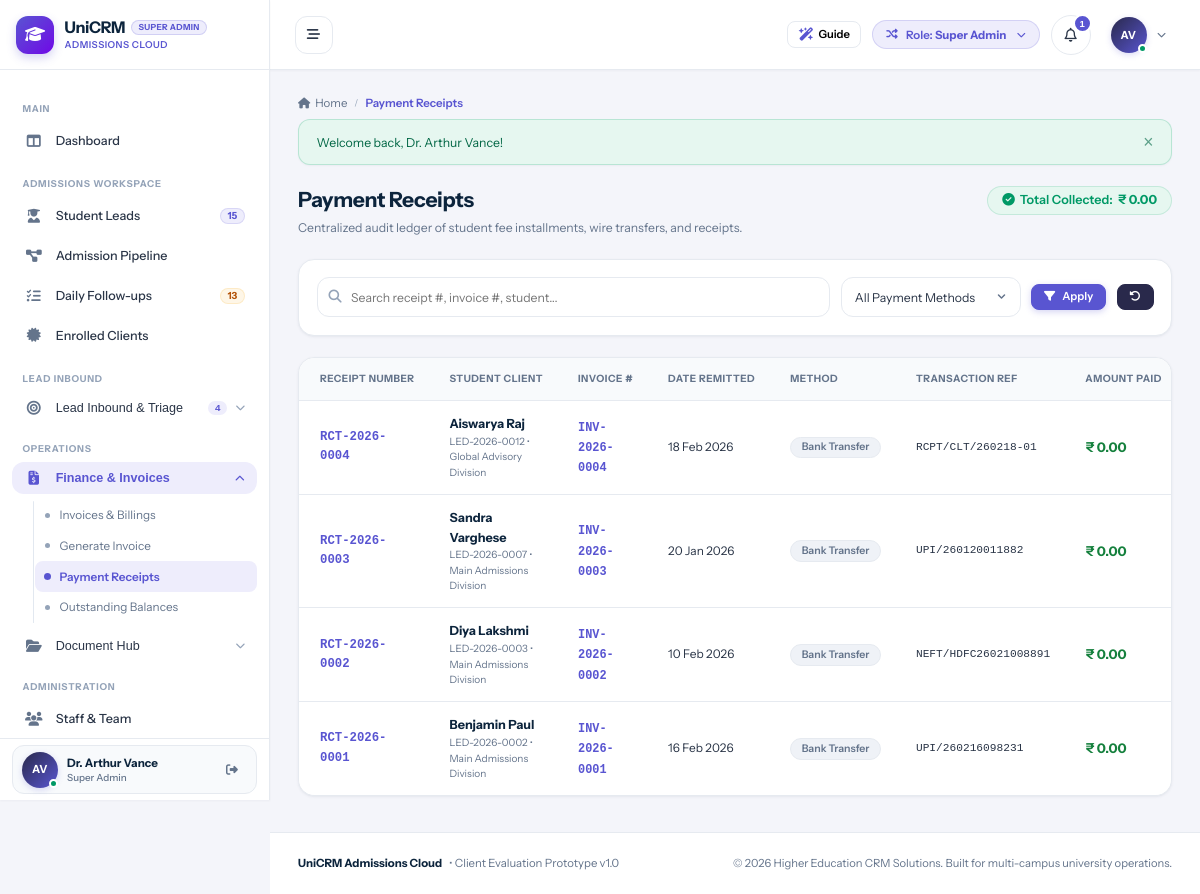
Page /finance/payments.php (signed in) on the committed database.
### tables this page shows
CREATE TABLE `users` (
  `id` int(11) NOT NULL AUTO_INCREMENT,
  `branch_id` int(11) DEFAULT NULL,
  `role_id` int(11) NOT NULL,
  `manager_id` int(11) DEFAULT NULL,
  `reporting_manager_id` int(11) DEFAULT NULL,
  `name` varchar(150) NOT NULL,
  `email` varchar(150) NOT NULL,
  `password` varchar(255) NOT NULL,
  `phone` varchar(50) DEFAULT NULL,
  `designation` varchar(100) DEFAULT NULL,
  `avatar` varchar(255) DEFAULT NULL,
  `status` enum('Active','Inactive') DEFAULT 'Active',
  `created_at` datetime DEFAULT current_timestamp(),
  `updated_at` datetime DEFAULT NULL ON UPDATE current_timestamp(),
  PRIMARY KEY (`id`),
  UNIQUE KEY `email` (`email`),
  KEY `idx_branch` (`branch_id`),
  KEY `idx_role` (`role_id`),
  KEY `idx_manager` (`manager_id`)
);

CREATE TABLE `roles` (
  `id` int(11) NOT NULL AUTO_INCREMENT,
  `name` varchar(50) NOT NULL,
  `label` varchar(100) NOT NULL,
  `description` text DEFAULT NULL,
  `created_at` datetime DEFAULT current_timestamp(),
  PRIMARY KEY (`id`),
  UNIQUE KEY `name` (`name`)
);

CREATE TABLE `payments` (
  `id` int(11) NOT NULL AUTO_INCREMENT,
  `receipt_number` varchar(50) DEFAULT NULL,
  `invoice_id` int(11) NOT NULL,
  `lead_id` int(11) NOT NULL,
  `branch_id` int(11) NOT NULL,
  `payment_date` date NOT NULL,
  `amount_paid` decimal(12,2) NOT NULL,
  `amount` decimal(12,2) DEFAULT 0.00,
  `payment_mode` enum('Cash','Bank Transfer','Online / UPI') NOT NULL,
  `payment_method` varchar(50) DEFAULT 'Bank Transfer',
  `transaction_reference` varchar(100) DEFAULT NULL,
  `notes` text DEFAULT NULL,
  `received_by` int(11) NOT NULL,
  `recorded_by` int(11) DEFAULT NULL,
  `created_at` datetime DEFAULT current_timestamp(),
  PRIMARY KEY (`id`),
  KEY `idx_invoice` (`invoice_id`),
  KEY `idx_lead` (`lead_id`),
  KEY `idx_branch` (`branch_id`)
);

CREATE TABLE `leads` (
  `id` int(11) NOT NULL AUTO_INCREMENT,
  `lead_code` varchar(30) NOT NULL,
  `full_name` varchar(150) NOT NULL,
  `phone` varchar(50) DEFAULT NULL,
  `mobile_number` varchar(50) NOT NULL,
  `phone_normalized` varchar(20) NOT NULL,
  `alternate_phone` varchar(50) DEFAULT NULL,
  `dob` date DEFAULT NULL,
  `gender` enum('Male','Female','Other') DEFAULT 'Other',
  `email` varchar(150) DEFAULT NULL,
  `permanent_address` text DEFAULT NULL,
  `city` varchar(100) DEFAULT NULL,
  `state` varchar(100) DEFAULT NULL,
  `country` varchar(100) DEFAULT 'India',
  `branch_id` int(11) NOT NULL,
  `assigned_counselor_id` int(11) DEFAULT NULL,
  `highest_qualification` varchar(100) DEFAULT NULL,
  `passing_college` varchar(200) DEFAULT NULL,
  `college_name` varchar(200) DEFAULT NULL,
  `passout_year` int(11) DEFAULT NULL,
  `year_of_passing` int(11) DEFAULT NULL,
  `percentage` decimal(5,2) DEFAULT NULL,
  `backlogs_count` int(11) DEFAULT 0,
  `has_passport` enum('Yes','No','Applied') DEFAULT 'No',
  `passport_number` varchar(50) DEFAULT NULL,
  `passport_expiry` date DEFAULT NULL,
  `pan_number` varchar(30) DEFAULT NULL,
  `has_ielts` enum('Yes','No','Awaiting Result','Not Attempted') DEFAULT 'No',
  `has_pte` enum('Yes','No','Awaiting Result','Not Attempted') DEFAULT 'No',
  `has_toefl` enum('Yes','No','Awaiting Result','Not Attempted') DEFAULT 'No',
  `english_test` varchar(50) DEFAULT 'None',
  `english_score` varchar(50) DEFAULT NULL,
  `score_listening` decimal(4,1) DEFAULT NULL,
  `score_reading` decimal(4,1) DEFAULT NULL,
  `score_writing` decimal(4,1) DEFAULT NULL,
  `score_speaking` decimal(4,1) DEFAULT NULL,
  `work_experience_years` decimal(4,1) DEFAULT 0.0,
  `notes` text DEFAULT NULL,
  `ielts_overall` decimal(3,1) DEFAULT NULL,
  `ielts_listening` decimal(3,1) DEFAULT NULL,
  `ielts_reading` decimal(3,1) DEFAULT NULL,
  `ielts_writing` decimal(3,1) DEFAULT NULL,
  `ielts_speaking` decimal(3,1) DEFAULT NULL,
  `pte_overall` int(11) DEFAULT NULL,
  `pte_listening` int(11) DEFAULT NULL,
  `pte_reading` int(11) DEFAULT NULL,
  `pte_writing` int(11) DEFAULT NULL,
  `pte_speaking` int(11) DEFAULT NULL,
  `target_country` varchar(100) DEFAULT NULL,
  `preferred_country` varchar(100) DEFAULT NULL,
  `target_university` varchar(200) DEFAULT NULL,
  `target_course` varchar(200) DEFAULT NULL,
  `preferred_course` varchar(200) DEFAULT NULL,
  `target_intake_id` int(11) DEFAULT NULL,
  `target_intake_text` varchar(100) DEFAULT NULL,
  `intake_year` int(11) DEFAULT 2026,
  `intake_term` varchar(50) DEFAULT 'September',
  `prospectivity` enum('High','Moderate','Low') DEFAULT 'Moderate',
  `priority` enum('High','Moderate','Low') DEFAULT 'Moderate',
  `enquiry_type` enum('WALK IN','TELE','TELE-WALK IN') DEFAULT 'TELE',
  `lead_source` varchar(100) DEFAULT 'Direct Inquiry',
  `source` varchar(100) DEFAULT 'Direct Inquiry',
  `stage_id` int(11) NOT NULL DEFAULT 1,
  `stage` varchar(50) DEFAULT 'ENQUIRY',
  `secondary_status` enum('Active','On Hold','Rejected','Lost') DEFAULT 'Active',
  `is_customer` tinyint(1) DEFAULT 0,
  `customer_code` varchar(30) DEFAULT NULL,
  `converted_to_customer_at` datetime DEFAULT NULL,
  `invoiced_total` decimal(12,2) DEFAULT 0.00,
  `paid_total` decimal(12,2) DEFAULT 0.00,
  `balance_total` decimal(12,2) DEFAULT 0.00,
  `college_data_id` int(11) DEFAULT NULL,
  `web_lead_id` int(11) DEFAULT NULL,
  `last_followup_at` datetime DEFAULT NULL,
  `next_followup_date` date DEFAULT NULL,
  `followup_count` int(11) DEFAULT 0,
  `last_followup_date` date DEFAULT NULL,
  `assigned_at` datetime DEFAULT current_timestamp(),
  `first_followup_logged` tinyint(1) DEFAULT 0,
  `is_archived` tinyint(1) DEFAULT 0,
  `archived_at` datetime DEFAULT NULL,
  `archived_by` int(11) DEFAULT NULL,
  `archive_reason` varchar(255) DEFAULT NULL,
  `archived_reason` varchar(255) DEFAULT NULL,
  `created_by` int(11) DEFAULT NULL,
  `created_at` datetime DEFAULT current_timestamp(),
  `updated_at` datetime DEFAULT NULL ON UPDATE current_timestamp(),
  PRIMARY KEY (`id`),
  UNIQUE KEY `lead_code` (`lead_code`),
  KEY `idx_phone` (`phone_normalized`),
  KEY `idx_branch` (`branch_id`),
  KEY `idx_counselor` (`assigned_counselor_id`),
  KEY `idx_stage` (`stage_id`),
  KEY `idx_customer` (`is_customer`),
  KEY `idx_archived` (`is_archived`),
  KEY `idx_next_fu` (`next_followup_date`)
);

CREATE TABLE `branches` (
  `id` int(11) NOT NULL AUTO_INCREMENT,
  `name` varchar(100) NOT NULL,
  `code` varchar(20) NOT NULL,
  `city` varchar(100) NOT NULL,
  `state` varchar(100) NOT NULL DEFAULT 'Kerala',
  `country` varchar(100) NOT NULL DEFAULT 'India',
  `phone` varchar(50) DEFAULT NULL,
  `email` varchar(150) DEFAULT NULL,
  `address` text DEFAULT NULL,
  `manager_id` int(11) DEFAULT NULL,
  `status` enum('Active','Inactive') DEFAULT 'Active',
  `created_at` datetime DEFAULT current_timestamp(),
  `updated_at` datetime DEFAULT NULL ON UPDATE current_timestamp(),
  PRIMARY KEY (`id`),
  UNIQUE KEY `code` (`code`)
);

CREATE TABLE `invoices` (
  `id` int(11) NOT NULL AUTO_INCREMENT,
  `invoice_number` varchar(50) NOT NULL,
  `lead_id` int(11) NOT NULL,
  `branch_id` int(11) NOT NULL,
  `invoice_date` date NOT NULL,
  `issue_date` date DEFAULT NULL,
  `due_date` date NOT NULL,
  `billing_address` text DEFAULT NULL,
  `subtotal` decimal(12,2) NOT NULL DEFAULT 0.00,
  `discount_total` decimal(12,2) NOT NULL DEFAULT 0.00,
  `discount_amount` decimal(12,2) DEFAULT 0.00,
  `tax_total` decimal(12,2) NOT NULL DEFAULT 0.00,
  `tax_percentage` decimal(5,2) DEFAULT 18.00,
  `tax_amount` decimal(12,2) DEFAULT 0.00,
  `grand_total` decimal(12,2) NOT NULL DEFAULT 0.00,
  `paid_total` decimal(12,2) NOT NULL DEFAULT 0.00,
  `paid_amount` decimal(12,2) DEFAULT 0.00,
  `balance_total` decimal(12,2) NOT NULL DEFAULT 0.00,
  `balance_due` decimal(12,2) DEFAULT 0.00,
  `payment_status` enum('Unpaid','Partially Paid','Paid') DEFAULT 'Unpaid',
  `status` enum('Draft','Active','Paid','Cancelled') DEFAULT 'Active',
  `notes` text DEFAULT NULL,
  `payment_terms` varchar(255) DEFAULT 'Due within 15 days of issue.',
  `bank_details` text DEFAULT NULL,
  `created_by` int(11) NOT NULL,
  `created_at` datetime DEFAULT current_timestamp(),
  `updated_at` datetime DEFAULT NULL ON UPDATE current_timestamp(),
  PRIMARY KEY (`id`),
  UNIQUE KEY `invoice_number` (`invoice_number`),
  KEY `idx_lead` (`lead_id`),
  KEY `idx_branch` (`branch_id`),
  KEY `idx_status` (`status`)
);

### finance/payments.php (the view, shortened to what the rows shown need)
<?php
require_once __DIR__ . '/../config/database.php';
require_once __DIR__ . '/../config/helpers.php';
require_once __DIR__ . '/../includes/auth.php';
require_login();
$scopeClause = get_crm_scope_clause('l', 'assigned_counselor_id', 'branch_id');
$where = ["1=1", $scopeClause];
$params = [];
$whereSql = implode(' AND ', $where);
$sql = "
    SELECT p.*, i.invoice_number, l.full_name, l.lead_code, b.name as branch_name, u.name as recorded_by_name
    FROM payments p
    JOIN leads l ON p.lead_id = l.id
    LEFT JOIN invoices i ON p.invoice_id = i.id
    LEFT JOIN branches b ON p.branch_id = b.id
    LEFT JOIN users u ON p.recorded_by = u.id
    WHERE {$whereSql}
    ORDER BY p.id DESC
";
$stmt = $pdo->prepare($sql);
$stmt->execute($params);
$payments = $stmt->fetchAll();
include __DIR__ . '/../includes/header.php';
?>
<div class="page-header" style="display:flex; justify-content:space-between; align-items:flex-start; margin-bottom:1.5rem; flex-wrap:wrap; gap:1rem;">
  <div>
    <h1 style="font-size:1.5rem; font-weight:700; color:var(--text-heading); margin:0 0 0.35rem 0;">Payment Receipts</h1>
  </div>
</div>
<div class="card">
  <div class="table-responsive">
    <table class="data-table">
      <thead>
        <tr>
          <th>Receipt Number</th>
          <th>Student Client</th>
          <th>Invoice #</th>
          <th>Date Remitted</th>
          <th>Method</th>
          <th>Transaction Ref</th>
          <th>Amount Paid</th>
        </tr>
      </thead>
      <tbody>
        <?php if (empty($payments)): ?>
          <tr>
            <td colspan="8" style="text-align:center; padding:3rem; color:var(--text-muted);">
              No payment receipts found matching this search.
            </td>
          </tr>
        <?php else: ?>
          <?php foreach ($payments as $p): ?>
            <tr>
              <td style="font-family:monospace; font-weight:700; color:var(--primary);">
                <?= htmlspecialchars($p['receipt_number']) ?>
              </td>
              <td>
                <a href="<?= base_url('customers/view.php?id=' . $p['lead_id']) ?>" style="font-weight:700; color:var(--text-heading); text-decoration:none; font-size:0.9rem;">
                  <?= htmlspecialchars($p['full_name']) ?>
                </a>
                <div style="font-size:0.72rem; color:var(--text-muted);">
                  <?= htmlspecialchars($p['lead_code']) ?> &bull; <?= htmlspecialchars($p['branch_name'] ?? 'Branch') ?>
                </div>
              </td>
              <td>
                <?php if (!empty($p['invoice_number'])): ?>
                  <a href="<?= base_url('finance/view_invoice.php?id=' . $p['invoice_id']) ?>" style="font-family:monospace; font-size:0.85rem; color:var(--primary); font-weight:600;">
                    <?= htmlspecialchars($p['invoice_number']) ?>
                  </a>
                <?php else: ?>
                  <span style="color:var(--text-muted); font-size:0.8rem;">Direct</span>
                <?php endif; ?>
              </td>
              <td style="font-size:0.85rem;"><?= date('d M Y', strtotime($p['payment_date'])) ?></td>
              <td><span class="badge badge-secondary"><?= htmlspecialchars($p['payment_method']) ?></span></td>
              <td style="font-family:monospace; font-size:0.8rem;"><?= htmlspecialchars($p['transaction_reference'] ?: '—') ?></td>
              <td style="font-weight:700; color:#15803d; font-size:0.95rem;"><?= format_currency($p['amount']) ?></td>
            </tr>
          <?php endforeach; ?>
        <?php endif; ?>
      </tbody>
    </table>
  </div>
</div>
<?php include __DIR__ . '/../includes/footer.php'; ?>

### includes/header.php (shortened to what the rows shown need)
<?php
require_once __DIR__ . '/auth.php';
$currentUser = current_user();
$unreadNotifCount = $currentUser ? get_unread_notifications_count($currentUser['id']) : 0;
?>
<!DOCTYPE html>
<html lang="en">
<head>
  <link rel="stylesheet" href="https://cdnjs.cloudflare.com/ajax/libs/font-awesome/6.5.1/css/all.min.css">
  <link rel="stylesheet" href="<?= base_url('assets/css/style.css') ?>">
</head>
<body>
<div id="app-layout">
  <?php include __DIR__ . '/sidebar.php'; ?>
  <div id="main-wrapper">
    <header id="top-navbar">
      <div class="navbar-right">
        <div class="role-switcher-dropdown" style="position: relative;">
          <button type="button" class="role-switcher-btn" id="role-switcher-btn" title="Simulate different role permissions">
            <span>Role: <strong><?= htmlspecialchars($currentUser['role_label'] ?? 'Guest') ?></strong></span>
          </button>
        </div>
        <div style="position: relative;">
          <button type="button" class="notification-bell-btn" id="notif-bell-btn" title="Notifications">
            <i class="fa-regular fa-bell"></i>
            <?php if ($unreadNotifCount > 0): ?>
              <span class="notification-counter"><?= $unreadNotifCount ?></span>
            <?php endif; ?>
          </button>
        </div>
        <div style="position: relative;">
          <button type="button" class="profile-dropdown-btn" id="user-profile-btn">
            <div class="user-avatar-sm online">
              <?= user_initials($currentUser['name'] ?? 'U') ?>
            </div>
            <i class="fa-solid fa-chevron-down" style="font-size:0.65rem; color:var(--text-muted);"></i>
          </button>
        </div>
      </div>
    </header>
    <main class="content-area">

### includes/sidebar.php (shortened to what the rows shown need)
<?php
$currentUser = current_user();
?>
<aside id="sidebar">
<?php
$rawRoleLabel = $currentUser['role_label'] ?? 'Staff';
$headerRoleBadge = $rawRoleLabel;
?>
  <div class="sidebar-header" id="sidebar-brand-header">
    <a href="<?= base_url('dashboard/index.php') ?>" class="brand-wrapper">
      <div class="brand-text">
        <div class="brand-title-row">
          <h1 class="brand-title">UniCRM</h1>
          <span class="sidebar-role-badge sidebar-demo-badge" title="<?= htmlspecialchars($rawRoleLabel) ?>"><?= htmlspecialchars($headerRoleBadge) ?></span>
        </div>
      </div>
    </a>
  </div>
  <div class="sidebar-user">
    <div class="sidebar-user-card">
      <div class="user-snippet">
        <div class="user-avatar-sm online" title="<?= htmlspecialchars($currentUser['name'] ?? 'User') ?>">
          <?= user_initials($currentUser['name'] ?? 'U') ?>
        </div>
        <div class="user-info">
          <span class="user-name" title="<?= htmlspecialchars($currentUser['name'] ?? 'User') ?>"><?= htmlspecialchars($currentUser['name'] ?? 'User') ?></span>
          <span class="user-role"><?= htmlspecialchars($currentUser['role_label'] ?? 'Staff') ?></span>
        </div>
      </div>
    </div>
  </div>
</aside>

### rows in the picture
users: role.label "SUPER ADMIN", name "AV", name "Dr. Arthur Vance", role.label "Super Admin", id "1"
payments: receipt_number "RCT-2026-0004", lead.full_name "Aiswarya Raj", lead.lead_code "LED-2026-0012", branch.name "Global Advisory Division", invoice.invoice_number "INV-2026-0004", payment_date "18 Feb 2026", payment_method "Bank Transfer", transaction_reference "RCPT/CLT/260218-01", amount "₹ 0.00"
payments: receipt_number "RCT-2026-0003", lead.full_name "Sandra Varghese", lead.lead_code "LED-2026-0007", branch.name "Main Admissions Division", invoice.invoice_number "INV-2026-0003", payment_date "20 Jan 2026", payment_method "Bank Transfer", transaction_reference "UPI/260120011882", amount "₹ 0.00"
payments: receipt_number "RCT-2026-0002", lead.full_name "Diya Lakshmi", lead.lead_code "LED-2026-0003", branch.name "Main Admissions Division", invoice.invoice_number "INV-2026-0002", payment_date "10 Feb 2026", payment_method "Bank Transfer", transaction_reference "NEFT/HDFC26021008891", amount "₹ 0.00"
payments: receipt_number "RCT-2026-0001", lead.full_name "Benjamin Paul", lead.lead_code "LED-2026-0002", branch.name "Main Admissions Division", invoice.invoice_number "INV-2026-0001", payment_date "16 Feb 2026", payment_method "Bank Transfer", transaction_reference "UPI/260216098231", amount "₹ 0.00"

### other values in the picture
$sidebarActiveLeadsCount "15"
$sidebarTotalTasks "13"
$sidebarWebLeadsCount "4"
$pageTitle "Payment Receipts"
$flash['message'] "Welcome back, Dr. Arthur Vance!"
format_currency($totalCollected) "₹ 0.00"
